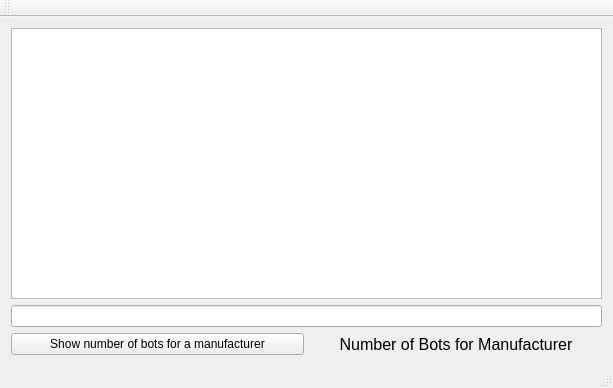
<?xml version="1.0" encoding="UTF-8"?>
<ui version="4.0">
 <class>MyApplicationGUIClass</class>
 <widget class="QMainWindow" name="MyApplicationGUIClass">
  <property name="geometry">
   <rect>
    <x>0</x>
    <y>0</y>
    <width>613</width>
    <height>388</height>
   </rect>
  </property>
  <property name="windowTitle">
   <string>MyApplicationGUI</string>
  </property>
  <widget class="QWidget" name="centralWidget">
   <layout class="QVBoxLayout" name="verticalLayout">
    <item>
     <layout class="QVBoxLayout" name="verticalLayout_2">
      <item>
       <widget class="QListWidget" name="listWidget"/>
      </item>
     </layout>
    </item>
    <item>
     <widget class="QLineEdit" name="manufacturerInput_lineEdit"/>
    </item>
    <item>
     <layout class="QHBoxLayout" name="horizontalLayout">
      <item>
       <widget class="QPushButton" name="showNrOfBotsForManufacturer_pushButton">
        <property name="text">
         <string>Show number of bots for a manufacturer</string>
        </property>
       </widget>
      </item>
      <item>
       <widget class="QLabel" name="nrBots_output_label">
        <property name="font">
         <font>
          <pointsize>12</pointsize>
         </font>
        </property>
        <property name="text">
         <string>Number of Bots for Manufacturer</string>
        </property>
        <property name="alignment">
         <set>Qt::AlignCenter</set>
        </property>
       </widget>
      </item>
     </layout>
    </item>
   </layout>
  </widget>
  <widget class="QMenuBar" name="menuBar">
   <property name="geometry">
    <rect>
     <x>0</x>
     <y>0</y>
     <width>613</width>
     <height>26</height>
    </rect>
   </property>
  </widget>
  <widget class="QToolBar" name="mainToolBar">
   <attribute name="toolBarArea">
    <enum>TopToolBarArea</enum>
   </attribute>
   <attribute name="toolBarBreak">
    <bool>false</bool>
   </attribute>
  </widget>
  <widget class="QStatusBar" name="statusBar"/>
 </widget>
 <layoutdefault spacing="6" margin="11"/>
 <resources>
  <include location="MyApplicationGUI.qrc"/>
 </resources>
 <connections/>
</ui>
